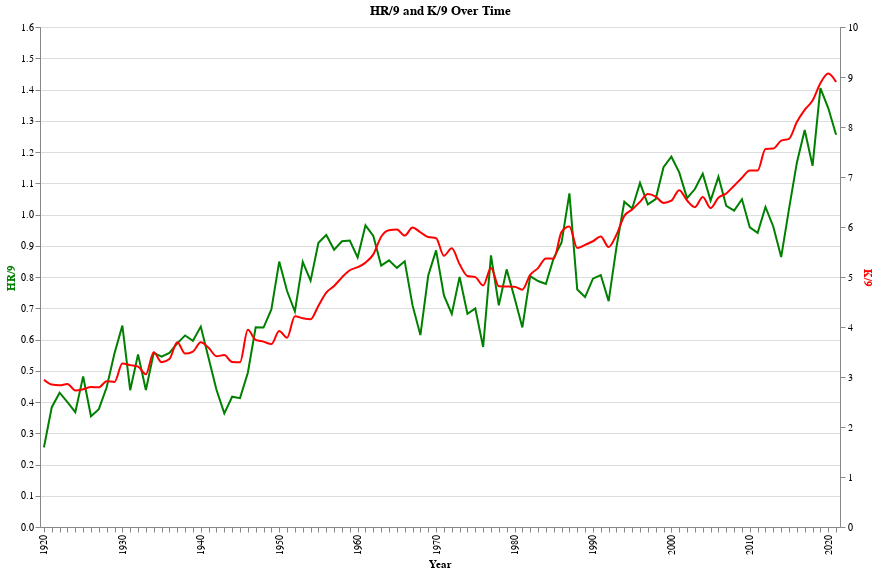

Write notebook code for a chart like this one.
### Markdown cell above
It's clear that some things have changed. Today, there are significantly fewer singles and significantly more strikeouts. It's not the easiest to see on this chart, but walks and doubles have remained mostly the same, with a few seemingly random spikes and dips along the way. The home runs have increased, though it too is a bit difficult to see.

I want to focus on two of these statistics: strikeouts and home runs. Instead of comparing all 5, let us instead look at just those two, and this time the chart will be adjusted to better view their changes. It is also made with Altair using the code below.

### Code cell
base = alt.Chart(data).encode(
    alt.X('Year:O', axis=alt.Axis(labelExpr='datum.value % 10 == 0 ? datum.value : ""'))
)

hr = base.mark_line(color='green').encode(
    alt.Y('HR/9', axis=alt.Axis(title='HR/9', titleColor='green'))
)

k = base.mark_line(stroke='red', interpolate='monotone').encode(
    alt.Y('K/9', axis=alt.Axis(title='K/9', titleColor='red'))
)

alt.layer(hr, k).resolve_scale(
    y = 'independent'
).properties(
    title="HR/9 and K/9 Over Time",
    width=800,
    height=500
)
